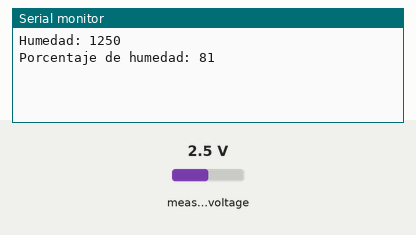
The sketch below on a simulated Arduino Uno, built with avr-gcc and run on an emulated ATmega328P. On the bench: the last lines printed to the serial monitor. The test bench sets the inputs (shaded band); at power-on: measured voltage 2.5 V.

Above: at 1.2 s.
1.3 s: measured voltage set to 0.1 V
At 5.4 s:
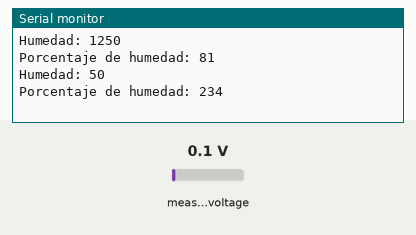
5.5 s: measured voltage set to 1.2 V
At 11.0 s:
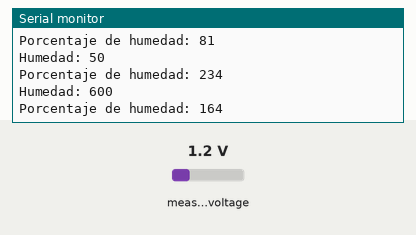
Timing chart, 0 to 12.5 s (numbered marks = the images above; inputs shaded):
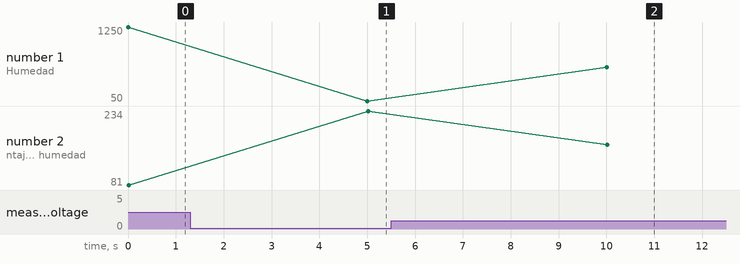

Measured:
- after the input at 1.3 s, the serial monitor: prints a new line after 3.7 s (image 1)
- after the input at 5.5 s, the serial monitor: prints a new line after 4.5 s (image 2)
- plotted number 1: 1250 → 50 after the input at 1.3 s, 50 → 600 after the input at 5.5 s
- plotted number 2: 81 → 234 after the input at 1.3 s, 234 → 164 after the input at 5.5 s

The sketch:

medidorHumedad.ino
```cpp
#include <Adafruit_ADS1X15.h>

Adafruit_ADS1015 ads;

//---------------------------------------------------------------------------------------------------------

 int channelValue = 0; // canal de ADS1115 por el que mediremos la humedad
 int sensorValue = 0;
 int humedityValue = 0;

//--------------------------------------------------------------------------------------------------------

void setup() {

  ads.setGain(GAIN_ONE);

  Serial.begin(9600);

  if(!ads.begin()){
    Serial.println("Failed to initialize ADS.");
    while(1);
  }

}

void loop() {


  float volts0;

  sensorValue = ads.readADC_SingleEnded(channelValue);
  volts0= ads.computeVolts(sensorValue);


  humedityValue = map (sensorValue,1100,1880, 100,0);

  Serial.println();
  Serial.print("Humedad: ");
  Serial.print (sensorValue, DEC);
  Serial.print('\n');
  Serial.print("Porcentaje de humedad: ");
  Serial.print(humedityValue, DEC);


  delay(5000);

}
```
